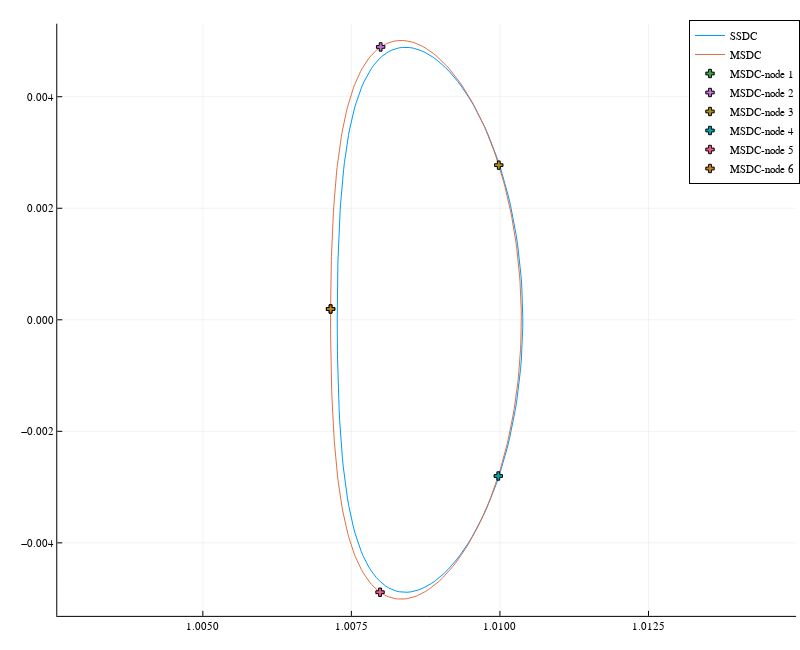

The cell this chart's notebook holds for it:
### Code cell
idx1, idx2 = 1, 2
ptraj = plot(flip=false, aspect_ratio=:equal, size=(800,650))
plot!(ptraj, solssdc[idx1,:], solssdc[idx2,:], label="SSDC")
plot!(ptraj, solmsdc[idx1,:], solmsdc[idx2,:], label="MSDC")

# plot nodes
for i = 1:nms
    scatter!(ptraj, [x0_conv[(i-1)*6+1:6i][idx1]], [x0_conv[(i-1)*6+1:6i][idx2]], 
        label="MSDC-node $i", marker=(:cross, 3.5, 3.5))
end
ptraj

### Figure 1 — Plotly figure (JSON) as saved in the notebook; plotly's stock layout.template omitted (floating-point values rounded to 4 significant figures; data arrays with more than 128 entries replaced by an {"elided": "..."} marker saying what was removed)
{"data": [{"colorbar": {"title": ""}, "legendgroup": "SSDC", "line": {"color": "rgba(0, 154, 250, 1.000)", "dash": "solid", "shape": "linear", "width": 1}, "mode": "lines", "name": "SSDC", "showlegend": true, "type": "scatter", "x": {"elided": "182 float values"}, "xaxis": "x", "y": {"elided": "182 float values"}, "yaxis": "y", "zmax": null, "zmin": null}, {"colorbar": {"title": ""}, "legendgroup": "MSDC", "line": {"color": "rgba(227, 111, 71, 1.000)", "dash": "solid", "shape": "linear", "width": 1}, "mode": "lines", "name": "MSDC", "showlegend": true, "type": "scatter", "x": {"elided": "287 float values"}, "xaxis": "x", "y": {"elided": "287 float values"}, "yaxis": "y", "zmax": null, "zmin": null}, {"colorbar": {"title": ""}, "legendgroup": "MSDC-node 1", "marker": {"color": "rgba(62, 164, 78, 1.000)", "line": {"color": "rgba(0, 0, 0, 1.000)", "width": 1}, "size": 7, "symbol": "cross"}, "mode": "markers", "name": "MSDC-node 1", "showlegend": true, "type": "scatter", "x": [1.007], "xaxis": "x", "y": [0.0001938], "yaxis": "y", "zmax": null, "zmin": null}, {"colorbar": {"title": ""}, "legendgroup": "MSDC-node 2", "marker": {"color": "rgba(195, 113, 210, 1.000)", "line": {"color": "rgba(0, 0, 0, 1.000)", "width": 1}, "size": 7, "symbol": "cross"}, "mode": "markers", "name": "MSDC-node 2", "showlegend": true, "type": "scatter", "x": [1.008], "xaxis": "x", "y": [0.004893], "yaxis": "y", "zmax": null, "zmin": null}, {"colorbar": {"title": ""}, "legendgroup": "MSDC-node 3", "marker": {"color": "rgba(172, 142, 24, 1.000)", "line": {"color": "rgba(0, 0, 0, 1.000)", "width": 1}, "size": 7, "symbol": "cross"}, "mode": "markers", "name": "MSDC-node 3", "showlegend": true, "type": "scatter", "x": [1.01], "xaxis": "x", "y": [0.002773], "yaxis": "y", "zmax": null, "zmin": null}, {"colorbar": {"title": ""}, "legendgroup": "MSDC-node 4", "marker": {"color": "rgba(0, 170, 174, 1.000)", "line": {"color": "rgba(0, 0, 0, 1.000)", "width": 1}, "size": 7, "symbol": "cross"}, "mode": "markers", "name": "MSDC-node 4", "showlegend": true, "type": "scatter", "x": [1.01], "xaxis": "x", "y": [-0.002801], "yaxis": "y", "zmax": null, "zmin": null}, {"colorbar": {"title": ""}, "legendgroup": "MSDC-node 5", "marker": {"color": "rgba(237, 94, 147, 1.000)", "line": {"color": "rgba(0, 0, 0, 1.000)", "width": 1}, "size": 7, "symbol": "cross"}, "mode": "markers", "name": "MSDC-node 5", "showlegend": true, "type": "scatter", "x": [1.008], "xaxis": "x", "y": [-0.004885], "yaxis": "y", "zmax": null, "zmin": null}, {"colorbar": {"title": ""}, "legendgroup": "MSDC-node 6", "marker": {"color": "rgba(198, 130, 37, 1.000)", "line": {"color": "rgba(0, 0, 0, 1.000)", "width": 1}, "size": 7, "symbol": "cross"}, "mode": "markers", "name": "MSDC-node 6", "showlegend": true, "type": "scatter", "x": [1.007], "xaxis": "x", "y": [0.0001938], "yaxis": "y", "zmax": null, "zmin": null}], "layout": {"annotations": [], "height": 650, "legend": {"bgcolor": "rgba(255, 255, 255, 1.000)", "bordercolor": "rgba(0, 0, 0, 1.000)", "borderwidth": 1, "font": {"color": "rgba(0, 0, 0, 1.000)", "family": "sans-serif", "size": 11}, "title": {"font": {"color": "rgba(0, 0, 0, 1.000)", "family": "sans-serif", "size": 15}, "text": ""}, "tracegroupgap": 0, "traceorder": "normal", "x": 1, "xanchor": "auto", "y": 1, "yanchor": "auto"}, "margin": {"b": 20, "l": 0, "r": 0, "t": 20}, "paper_bgcolor": "rgba(255, 255, 255, 1.000)", "plot_bgcolor": "rgba(255, 255, 255, 1.000)", "showlegend": true, "width": 800, "xaxis": {"anchor": "y", "domain": [0.07159, 0.9951], "gridcolor": "rgba(0, 0, 0, 0.100)", "gridwidth": 0.5, "linecolor": "rgba(0, 0, 0, 1.000)", "mirror": false, "range": [1.003, 1.015], "showgrid": true, "showline": true, "showticklabels": true, "tickangle": 0, "tickcolor": "rgb(0, 0, 0)", "tickfont": {"color": "rgba(0, 0, 0, 1.000)", "family": "sans-serif", "size": 11}, "tickmode": "array", "ticks": "inside", "ticktext": ["1.0050", "1.0075", "1.0100", "1.0125"], "tickvals": [1.005, 1.008, 1.01, 1.012], "title": "", "titlefont": {"color": "rgba(0, 0, 0, 1.000)", "family": "sans-serif", "size": 15}, "type": "-", "visible": true, "zeroline": false, "zerolinecolor": "rgba(0, 0, 0, 1.000)"}, "yaxis": {"anchor": "x", "domain": [0.02315, 0.9939], "gridcolor": "rgba(0, 0, 0, 0.100)", "gridwidth": 0.5, "linecolor": "rgba(0, 0, 0, 1.000)", "mirror": false, "range": [-0.005309, 0.00531], "showgrid": true, "showline": true, "showticklabels": true, "tickangle": 0, "tickcolor": "rgb(0, 0, 0)", "tickfont": {"color": "rgba(0, 0, 0, 1.000)", "family": "sans-serif", "size": 11}, "tickmode": "array", "ticks": "inside", "ticktext": ["−0.004", "−0.002", "0.000", "0.002", "0.004"], "tickvals": [-0.004, -0.002, 0, 0.002, 0.004], "title": "", "titlefont": {"color": "rgba(0, 0, 0, 1.000)", "family": "sans-serif", "size": 15}, "type": "-", "visible": true, "zeroline": false, "zerolinecolor": "rgba(0, 0, 0, 1.000)"}}}
